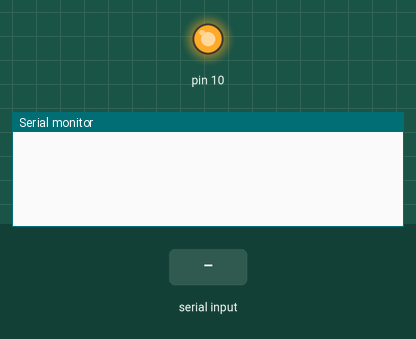
Recording of a sketch running on a simulated Arduino Uno, built with avr-gcc and run on an emulated ATmega328P. Parts: output pins drawn as LEDs (lit = HIGH), the last lines printed to the serial monitor. Inputs (shaded band) come from the test bench.

Above: at 1.2 s.
1.3 s: "u" received over Serial
At 2.1 s:
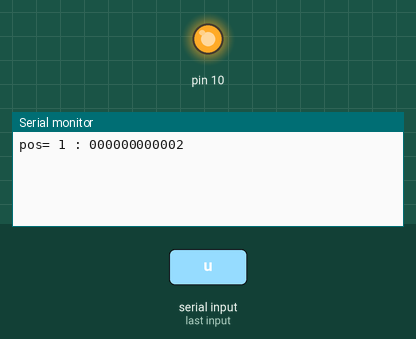
2.8 s: "1" received over Serial
At 3.2 s:
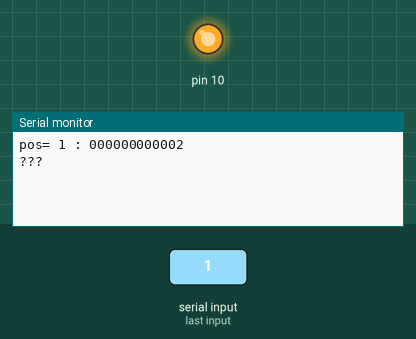

The sketch:

pin_mapper_2.ino
```cpp
// vim: set ft=cpp ai et sts=2 sw=2 ts=2:

#include <SPI.h>

#define LATCH 9

//void __cxa_pure_virtual() {}

int pos=0;
int i;

void setup() {
  SPI.begin();
  // we are SO msb
  SPI.setBitOrder(MSBFIRST);

//  pinMode(LATCH,OUTPUT);

  for(i=0; i<6; i++)
    SPI.transfer(0);

  Serial.begin(9600);
}

///////////////////////// test mapping
//
void loop() {
  int x;
  unsigned int val;
  if (Serial.available()) {
    x= Serial.read();
    if ( (x|0x20) == 'u' && pos<6*8 )
      pos++;
    else if ( (x|0x20) == 'd' && pos>0)
      pos--;
    else {
      Serial.write("???\n\r");
      return;
    }

    Serial.print("pos=");
    if (pos<10) Serial.print(" ");
    Serial.print(pos);
    Serial.print(" : ");
    // empty MSB bytes
    for(i=0; i<5-pos/8; i++) {
      SPI.transfer(0);
      Serial.write("00");
    }
    // byte containing one bit
    if (1<<(pos%8) < 0x10) Serial.print("0");
    Serial.print( 1<<(pos%8),16);
    SPI.transfer( 1<<(pos%8) );
    // empty LSB bytes
    for(i=0; i<pos/8; i++) {
      SPI.transfer(0);
      Serial.write("00");
    }
    Serial.print("\r\n");
  }
}
```

Measured:
- after the input at 1.3 s, the serial monitor: prints a new line at once (image 1)
- after the input at 2.8 s, the serial monitor: prints a new line at once (image 2)
